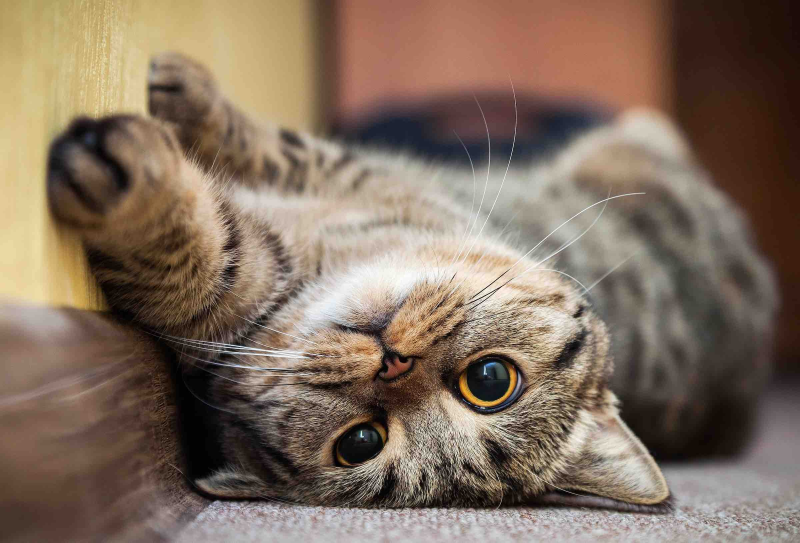
#> input picture cute_cat.jpeg, 2400 x 1628 px (shown at 1/3 size)
$ python histogram.py
#> lines starting #> are read from the running program, lines starting #| are printed output that depends on the picture; after the words box and inside, x2 and y2 are one past the last pixel; in counts of white or black regions, pixels touching at a corner belong together
import cv2 as cv
import matplotlib.pyplot as plt
import numpy as np

# Computing grayscale histograms

img = cv.imread('cute_cat.jpeg')
#> img is the input picture: shape (1628, 2400, 3); mean B, G, R 95.1, 111.1, 130.1
gray = cv.cvtColor(img, cv.COLOR_BGR2GRAY)
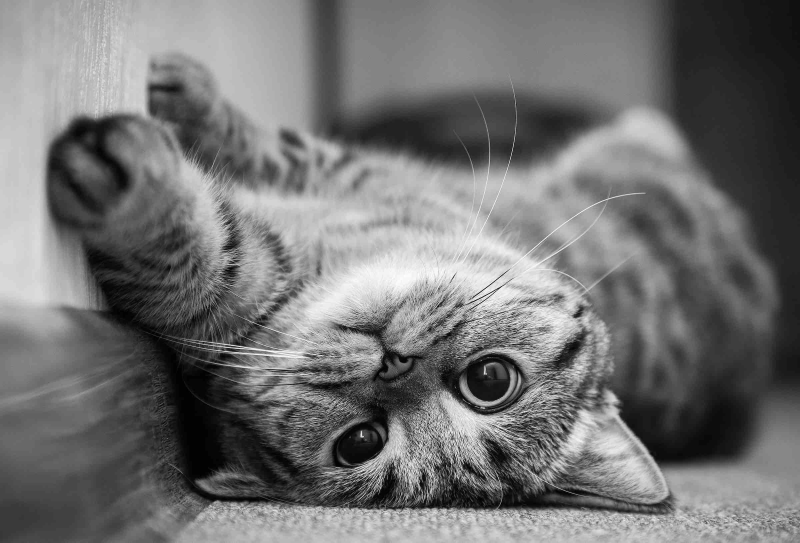
#> gray: shape (1628, 2400) (shown at 1/3 size); min 0, max 255, mean 114.9

blank = np.zeros(img.shape[:2], dtype='uint8')
circle = cv.circle(
    blank, (img.shape[1]//2 + 75, img.shape[0]//2 + 320), 400, 255, -1)
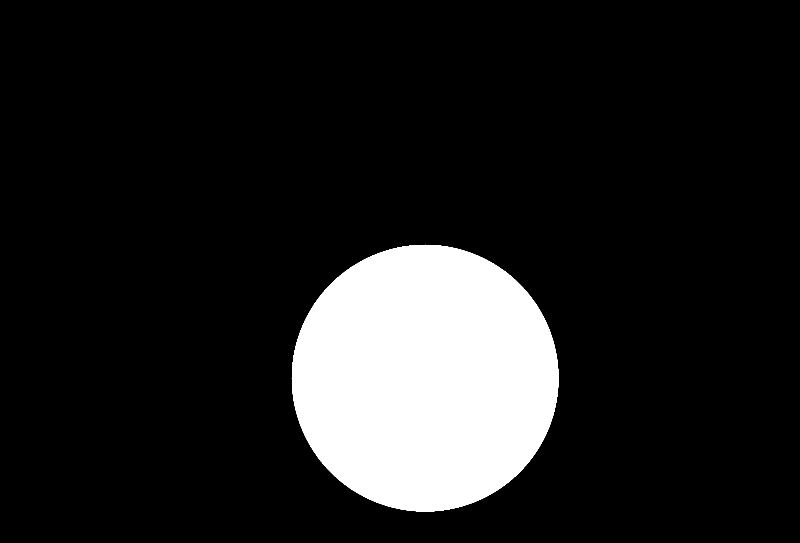
#> blank: shape (1628, 2400) (shown at 1/3 size); 12.9% white; 1 white region, box (x1, y1, x2, y2) and area: (875, 734, 1676, 1535) 502625
mask = cv.bitwise_and(gray, gray, mask=circle)
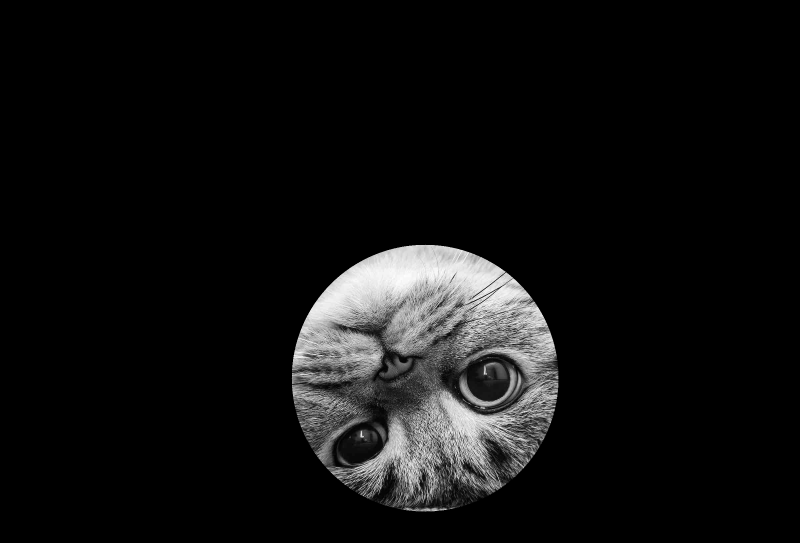
#> mask: shape (1628, 2400) (shown at 1/3 size); min 0, max 255, mean 16.3

gray_hist = cv.calcHist([gray], [0], None, [256], [0, 256])
#> gray_hist = 256 values, max 76930 at index 132, min 206 at index 255, mean 15262.5
# gray_hist = cv.calcHist([gray], [0], mask, [256], [0, 256])

plt.figure()
plt.title('Grayscale Histogram')
plt.xlabel('Bins')
plt.ylabel('Number of Pixels')
plt.plot(gray_hist)
plt.xlim([0, 256])
plt.show()
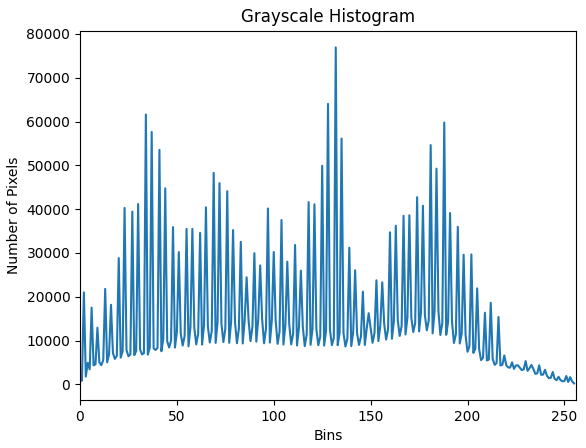
#> figure drawn by matplotlib, 1 panel; curve peaks at x = 132, y = 76930

cv.waitKey(0)

# Computing BGR histograms

img = cv.imread('cute_cat.jpeg')

blank = np.zeros(img.shape[:2], dtype='uint8')
mask = cv.circle(
    blank, (img.shape[1]//2 + 75, img.shape[0]//2 + 320), 400, 255, -1)
masked_img = cv.bitwise_and(img, img, mask=mask)
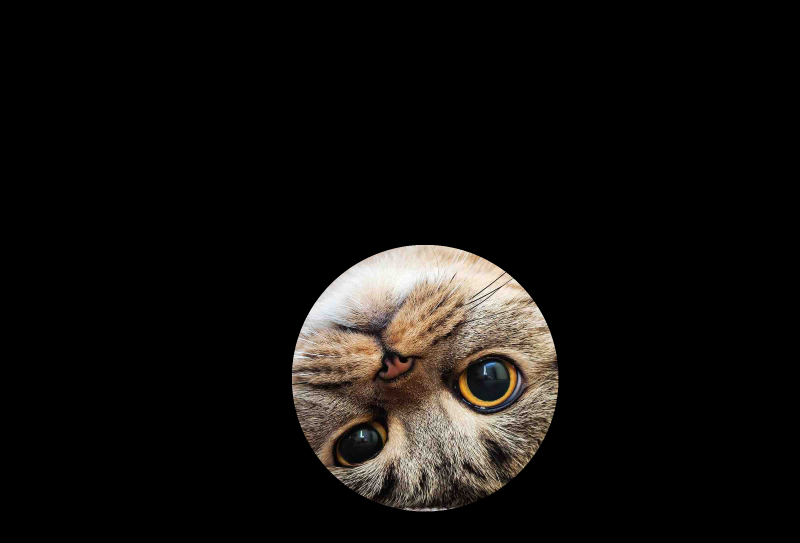
#> masked_img: shape (1628, 2400, 3) (shown at 1/3 size); mean B, G, R 13.9, 15.9, 18

colors = ('b', 'g', 'r')
plt.figure()
plt.title('Color Histogram')
plt.xlabel('Bins')
plt.ylabel('Number of Pixels')
for i, col in enumerate(colors):
    hist = cv.calcHist([img], [i], None, [256], [0, 256])
    # hist = cv.calcHist([img], [i], mask, [256], [0, 256])
    plt.plot(hist, color=col)
    plt.xlim([0, 256])
plt.show()
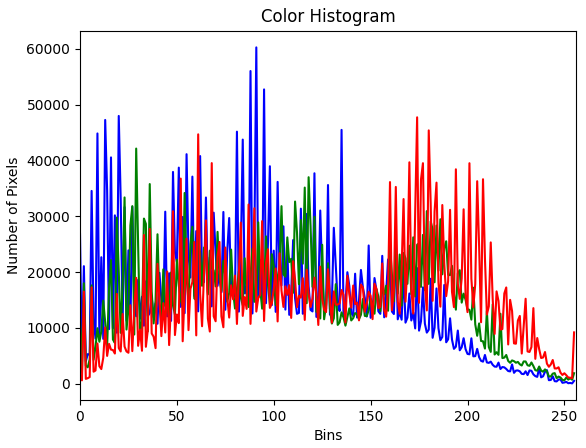
#> figure drawn by matplotlib, 1 panel; curve peaks at x = 91, y = 60263; curve peaks at x = 29, y = 42129; curve peaks at x = 174, y = 47731

cv.waitKey(0)
